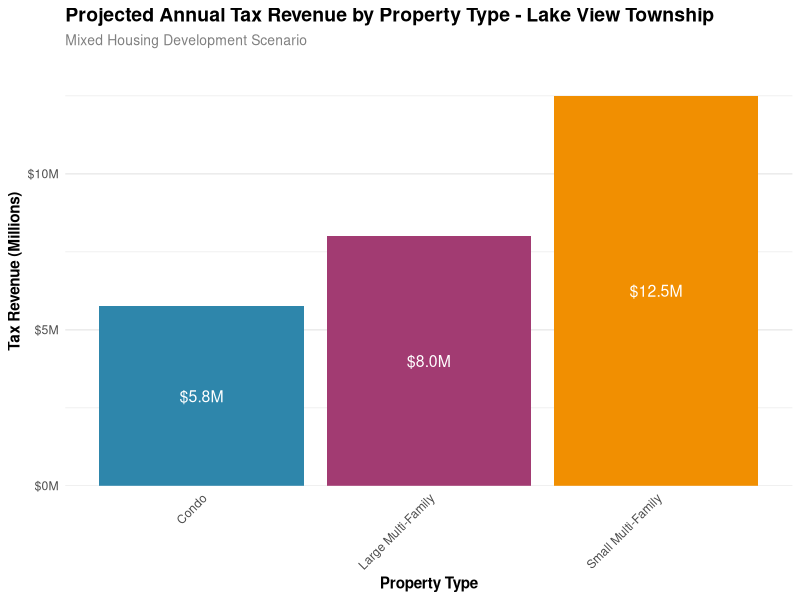

Reproduce this figure in R.
## ---- chunk 1
knitr::opts_chunk$set(echo = TRUE, warning = FALSE, message = FALSE)

# Load required packages
if (!require("tidyverse")) install.packages("tidyverse")
if (!require("knitr")) install.packages("knitr")
if (!require("scales")) install.packages("scales")
if (!require("ggplot2")) install.packages("ggplot2")

library(tidyverse)
library(knitr)
library(scales)
library(ggplot2)

# Helper functions for formatting
format_currency <- function(x) {
  scales::dollar(x, accuracy = 1)
}

format_number <- function(x) {
  scales::comma(x, accuracy = 1)
}

format_percent <- function(x) {
  scales::percent(x/100, accuracy = 0.1)
}

# Modern color palette
modern_palette <- c("#2E86AB", "#A23B72", "#F18F01")

# Helper function to simplify property types
simplify_property_type <- function(type) {
  case_when(
    type == "Condo" ~ "Condo",
    type == "Large Multi-Family (7+ units)" ~ "Large Multi-Family",
    type == "Small Multi-Family (2-6 units)" ~ "Small Multi-Family",
    TRUE ~ type
  )
}
## ---- chunk 2
# Load the data
summary_data <- read.csv("property_tax_summary.csv")
township_data <- read.csv("property_tax_by_township.csv")
new_construction_rates <- read.csv("new_construction_tax_rates.csv")

# Create detailed summary statistics
detailed_summary <- summary_data %>%
  filter(year == 2022,
         property_type %in% c("Condo", "Large Multi-Family (7+ units)", "Small Multi-Family (2-6 units)")) %>%
  group_by(property_type) %>%
  summarize(
    avg_tax = mean(avg_tax_per_unit),
    median_tax = median(avg_tax_per_unit),
    avg_value = mean(avg_value_per_unit),
    median_value = median(avg_value_per_unit),
    effective_tax_rate = mean(effective_tax_rate)
  ) %>%
  mutate(property_type = simplify_property_type(property_type))

# Create summary table
detailed_summary %>%
  mutate(
    avg_tax = format_currency(avg_tax),
    median_tax = format_currency(median_tax),
    avg_value = format_currency(avg_value),
    median_value = format_currency(median_value),
    effective_tax_rate = format_percent(effective_tax_rate)
  ) %>%
  kable(col.names = c("Property Type", "Avg Tax/Unit", "Median Tax/Unit", 
                      "Avg Value/Unit", "Median Value/Unit", "Effective Tax Rate"),
        caption = "2022 Property Tax and Value Summary by Housing Type",
        align = c("l", "r", "r", "r", "r", "r"))
## ---- chunk 3
# Define Lake View mixed housing scenario
lakeview_mixed <- tribble(
  ~property_type, ~bedroom_type, ~units, ~value_per_unit,
  "Condo", "beds_2", 500, 575000,
  "Small Multi-Family (2-6 units)", "mixed_1_to_3", 2000, 312500,
  "Large Multi-Family (7+ units)", "mixed_studio_to_3", 1000, 400000
)

# Calculate effective tax rate (using 2% as example)
effective_tax_rate <- 0.02

# Calculate revenue
lakeview_results <- lakeview_mixed %>%
  mutate(
    total_value = units * value_per_unit,
    tax_revenue = total_value * effective_tax_rate,
    revenue_per_unit = tax_revenue / units,
    property_type = simplify_property_type(property_type)
  )

# Create detailed table
lakeview_results %>%
  select(property_type, units, value_per_unit, total_value, tax_revenue, revenue_per_unit) %>%
  mutate(
    units = format_number(units),  # Format units as numbers without $ sign
    value_per_unit = format_currency(value_per_unit),
    total_value = format_currency(total_value),
    tax_revenue = format_currency(tax_revenue),
    revenue_per_unit = format_currency(revenue_per_unit)
  ) %>%
  arrange(desc(tax_revenue)) %>%
  kable(col.names = c("Property Type", "Units", "Value per Unit", "Total Value", 
                      "Annual Tax Revenue", "Revenue per Unit"),
        caption = "Lake View Township Mixed Housing Development - 3,500 Total Units",
        align = c("l", "r", "r", "r", "r", "r"))

# Create visualization
ggplot(lakeview_results, 
       aes(x = property_type, 
           y = tax_revenue/1e6, 
           fill = property_type)) +
  geom_bar(stat = "identity") +
  geom_text(aes(label = scales::dollar(tax_revenue/1e6, accuracy = 0.1, suffix = "M")),
            position = position_stack(vjust = 0.5),
            color = "white",
            size = 4) +
  scale_y_continuous(labels = scales::dollar_format(suffix = "M"),
                    expand = expansion(mult = c(0, 0.1))) +
  scale_fill_manual(values = modern_palette) +
  labs(
    title = "Projected Annual Tax Revenue by Property Type - Lake View Township",
    subtitle = "Mixed Housing Development Scenario",
    x = "Property Type",
    y = "Tax Revenue (Millions)",
    fill = "Property Type"
  ) +
  theme_minimal() +
  theme(
    plot.title = element_text(face = "bold", size = 14),
    plot.subtitle = element_text(size = 10, color = "gray50"),
    axis.title = element_text(face = "bold"),
    axis.text.x = element_text(angle = 45, hjust = 1),
    legend.position = "none",
    panel.grid.major.x = element_blank()
  )
